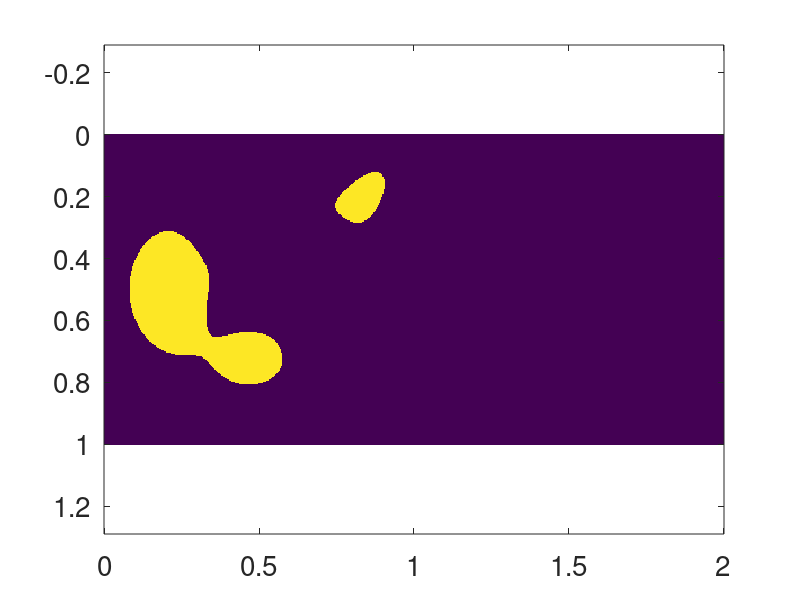

The MATLAB source for this figure: (Note: this script raises an error after producing the figure.)
clc; clear;

S = flipud(peaks(256))';
S = S>2;
S(20+(1:75),200+(1:75)) = S(75+(1:75),125+(1:75));
S(75+(1:75),125+(1:75)) = 0;
S = [S 0*S];
S = flipud(S)';


domain = [0 2 0 1];
m = size(S);
W = S; 
figure(1); clf;
imagesc(S);
axis equal

 save('Peaks2D.mat','W','domain','m')

%%
% load Peaks2D
x1 = linspace(domain(1),domain(2),m(1));
x2 = linspace(domain(3),domain(4),m(2));

figure(1); clf;
imagesc(x1,x2,flipud(W'))
axis equal tight
figDir = '/Users/lruthot/Dropbox/Projects/2018-MIPDECOpaper/images/2Dpeaks';
set(gca,'FontSize',20)
 printFigure(gcf,fullfile(figDir,'2Dpeaks-W.png'),'printFormat','.png','printOpts','-dpng');

 %%
x1 = linspace(domain(1),domain(2),m(1)+1);
x2 = linspace(domain(3),domain(4),m(2)+1);
 figure(2); clf;
imagesc(x1,x2,flipud(utrue'))
hold on;
plot(rec(:,1),rec(:,2),'.r','MarkerSize',20)
axis equal tight
figDir = '/Users/lruthot/Dropbox/Projects/2018-MIPDECOpaper/images/2Dpeaks';
set(gca,'FontSize',20)
 printFigure(gcf,fullfile(figDir,'2Dpeaks-utrue.png'),'printFormat','.png','printOpts','-dpng');
